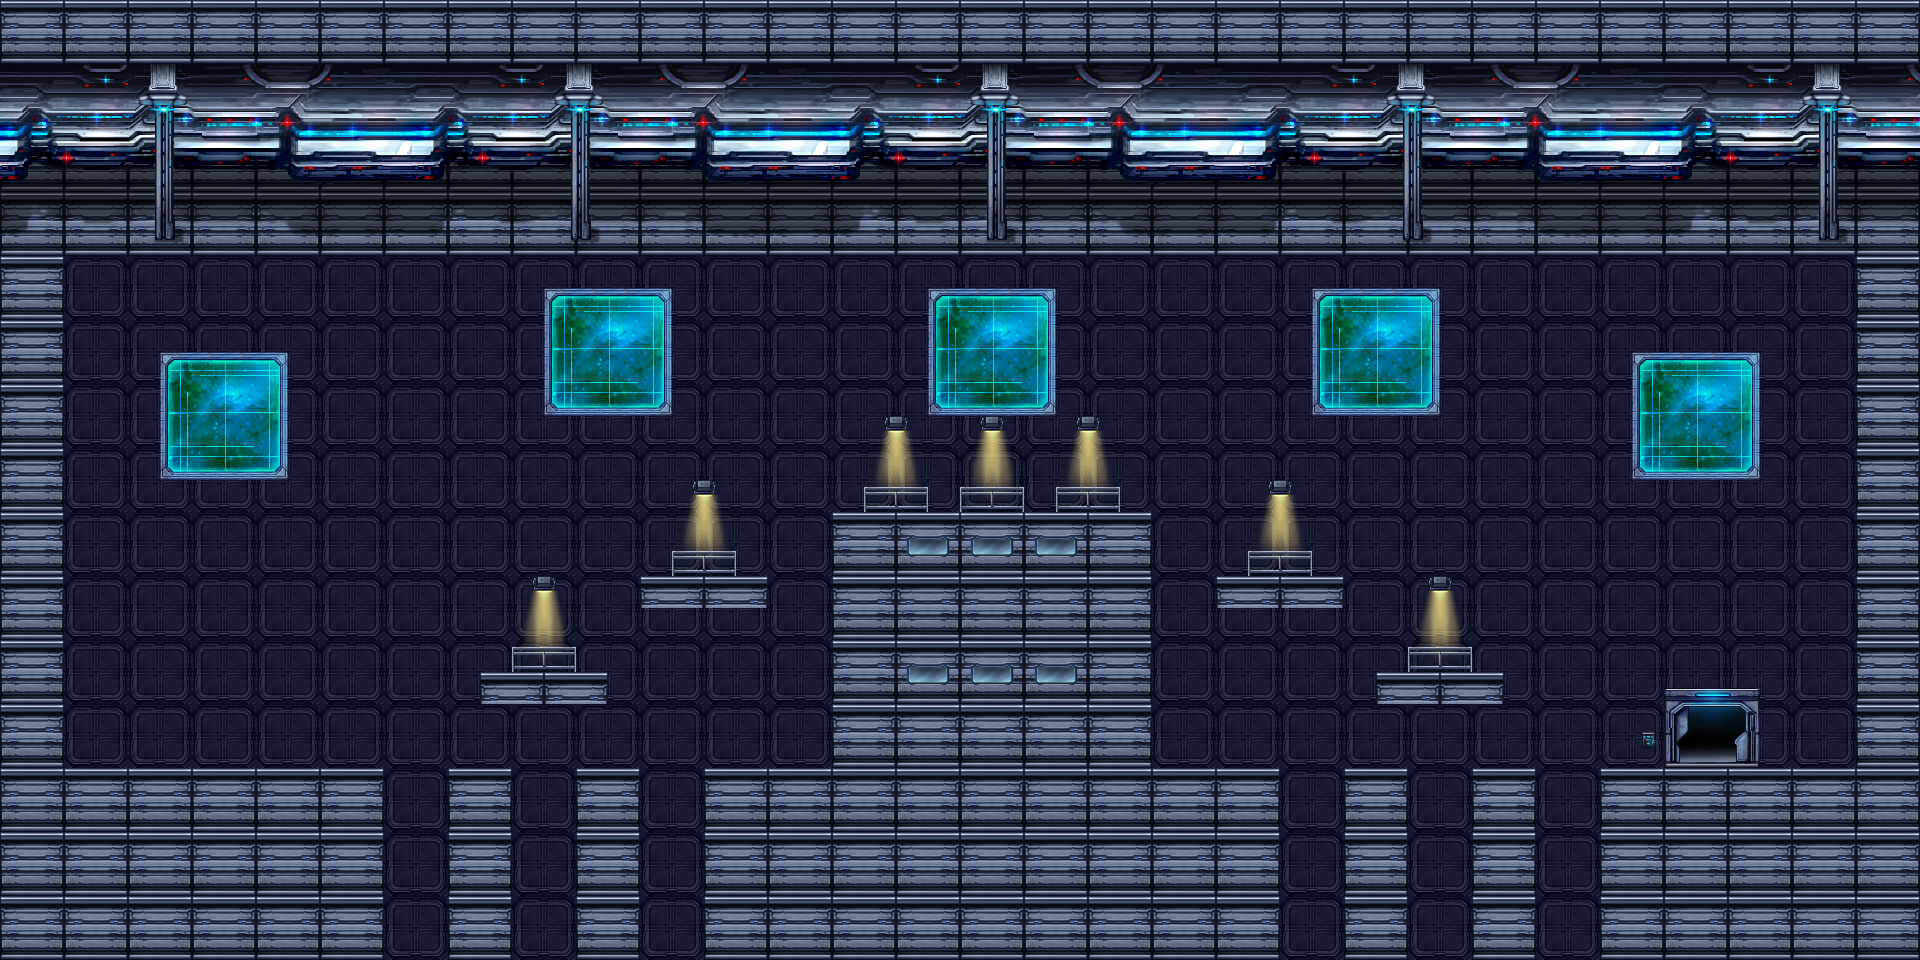

A 2D game scene composited from a Tiled map and its tileset images. What follows is a short description and the map's XML, with each tile layer's data collapsed to a summary:
An orthogonal 60x30 tile map with 32x32 px tiles, 4 tile layers (backdrop, background-decoration, foreground-structure, foreground-decoration), 6 tilesets and 4 objects (door, platform).

<map version="1.0" orientation="orthogonal" renderorder="right-down" width="60" height="30" tilewidth="32" tileheight="32" nextobjectid="6">
 <tileset firstgid="1" name="Sci-Fi-Tiles_A4" tilewidth="32" tileheight="32">
  <image source="../tilesets/Sci-Fi-Tiles_A4.png" width="512" height="480" />
 </tileset>
 <tileset firstgid="241" name="Sci-Fi-Tiles_A5" tilewidth="32" tileheight="32">
  <image source="../tilesets/Sci-Fi-Tiles_A5.png" width="256" height="512" />
 </tileset>
 <tileset firstgid="369" name="Sci-Fi-Tiles_B" tilewidth="32" tileheight="32">
  <image source="../tilesets/Sci-Fi-Tiles_B.png" width="512" height="512" />
 </tileset>
 <tileset firstgid="625" name="Sci-Fi-Tiles_C" tilewidth="32" tileheight="32">
  <image source="../tilesets/Sci-Fi-Tiles_C.png" width="512" height="512" />
 </tileset>
 <tileset firstgid="881" name="Sci-Fi-Tiles_D" tilewidth="32" tileheight="32">
  <image source="../tilesets/Sci-Fi-Tiles_D.png" width="512" height="512" />
 </tileset>
 <tileset firstgid="1137" name="Sci-Fi-Tiles_E" tilewidth="32" tileheight="32">
  <image source="../tilesets/Sci-Fi-Tiles_E.png" width="512" height="512" />
 </tileset>
 <layer name="backdrop" width="60" height="30">
  <data>[1800 cells, 1800 non-empty, 4 distinct tile ids]</data>
 </layer>
 <layer name="background-decoration" width="60" height="30">
  <data>[1800 cells, 133 non-empty, 33 distinct tile ids]</data>
 </layer>
 <layer name="foreground-structure" width="60" height="30">
  <data>[1800 cells, 928 non-empty, 12 distinct tile ids]</data>
 </layer>
 <layer name="foreground-decoration" width="60" height="30">
  <data>[1800 cells, 374 non-empty, 80 distinct tile ids]</data>
 </layer>
 <objectgroup name="triggers">
  <object id="1" name="door_exit" type="door" x="1696" y="736" width="32" height="32">
   <properties>
    <property name="key" value="" />
   </properties>
  </object>
 </objectgroup>
 <objectgroup name="platforms">
  <object id="2" gid="120" x="1568" y="544" />
  <object id="3" gid="120" x="1600" y="576" />
  <object id="4" name="platform-1" type="platform" x="160" y="672" width="96" height="32">
   <properties>
    <property name="key" value="platform" />
    <property name="wayPoints" value="[[160, 672],[160, 372],[960, 288],[1662, 372],[960, 288],[160, 372]]" />
   </properties>
  </object>
 </objectgroup>
</map>
